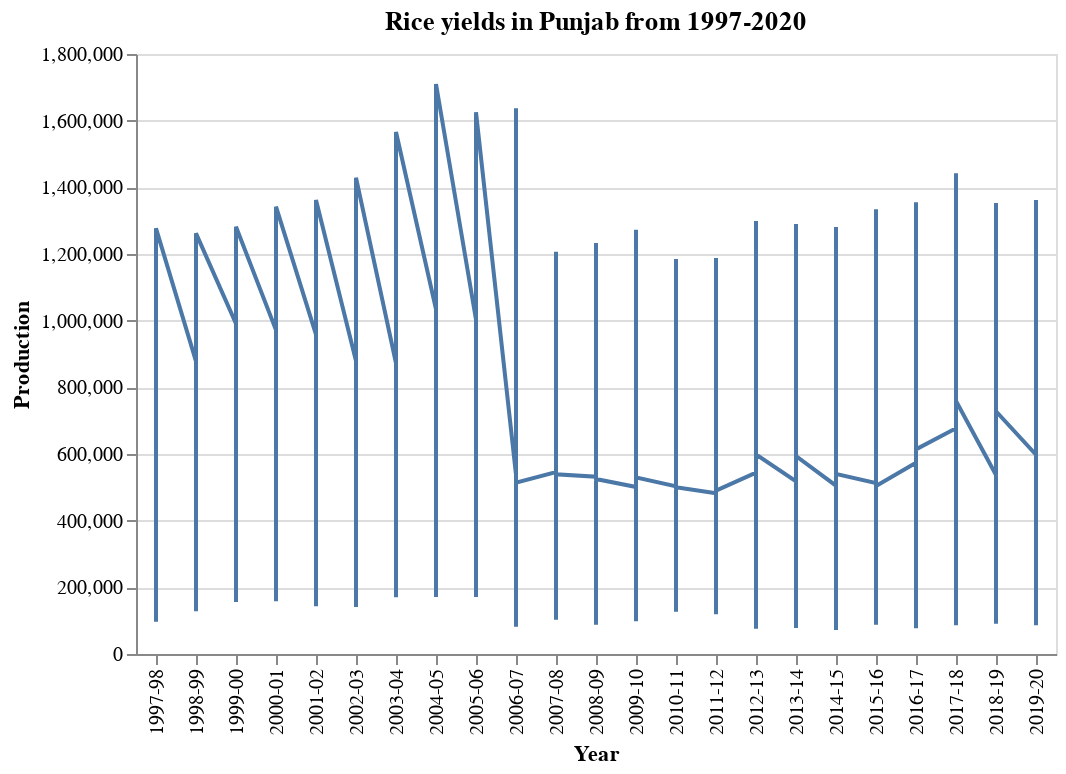

The notebook cell this image was saved under:
### Markdown cell above
I will try to find the way rice production has progressed over time, but as you can see below, this was a flawed way of doing it as the data is spread out across districts, and there is no cumulative data of rice production in every kharif year for the state.

### Code cell
alt.Chart(df_pj_rice).mark_line().encode(
    x='Year',
    y=('Production')
).properties(
    title='Rice yields in Punjab from 1997-2020')

### Figure 1 — Vega-Lite specification as saved in the notebook (floating-point values rounded to 4 significant figures; data arrays with more than 128 entries replaced by an {"elided": "..."} marker saying what was removed)
{"config": {"view": {"continuousWidth": 400, "continuousHeight": 300}}, "data": {"name": "data-5521c9e3caab4a8cf6aca657bbac591d"}, "mark": "line", "encoding": {"x": {"field": "Year", "type": "nominal"}, "y": {"field": "Production", "type": "quantitative"}}, "title": "Rice yields in Punjab from 1997-2020", "$schema": "https://vega.github.io/schema/vega-lite/v4.17.0.json", "datasets": {"data-5521c9e3caab4a8cf6aca657bbac591d": {"elided": "448 records"}}}
